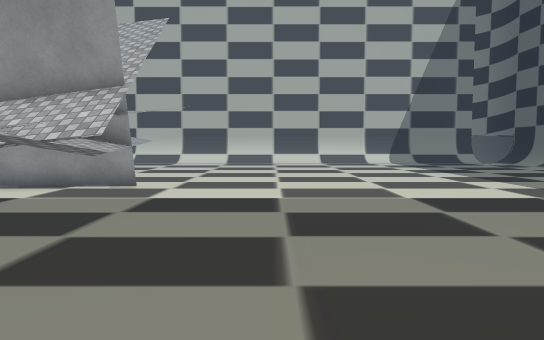
view 1 (above)

24 first-person views from a walk through a 3-D level made in the Unity game engine. The camera is 1.3 m above the floor, tilts 4° down and sees 70° across. The floor is counted in squares, 1 m on a side. Each view is taken from the middle of a square. On the plan, view 1 faces up. The plan holds only what a view shows up to about 16 squares ahead; the rest is blank. Some animated figures are left out. Some surface patterns are stand-ins.

view 2
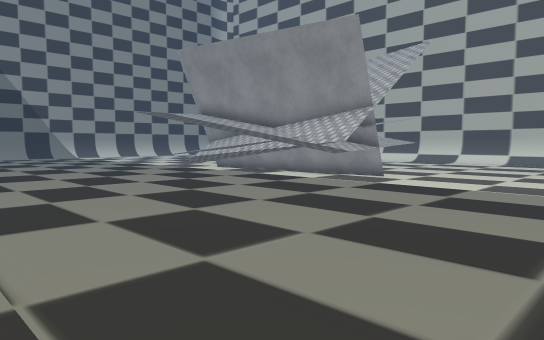

view 3
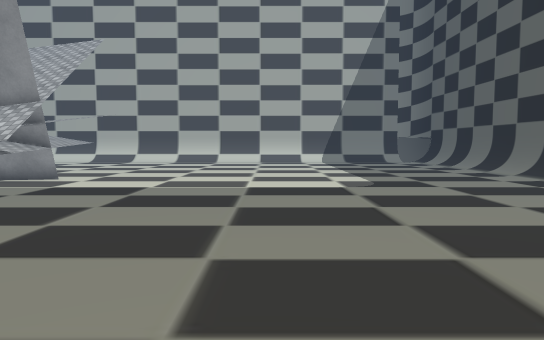

view 4
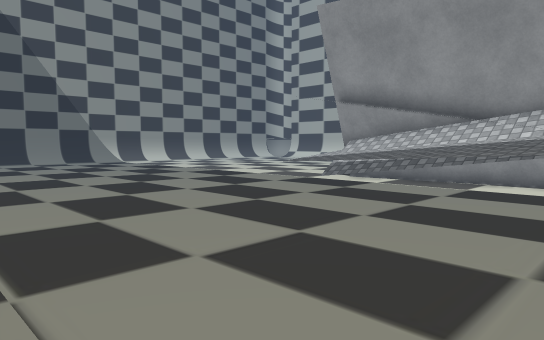

view 5
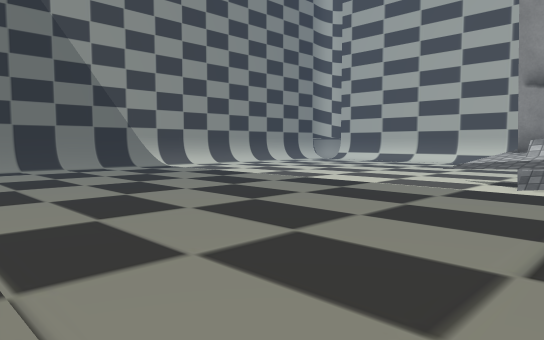

view 6
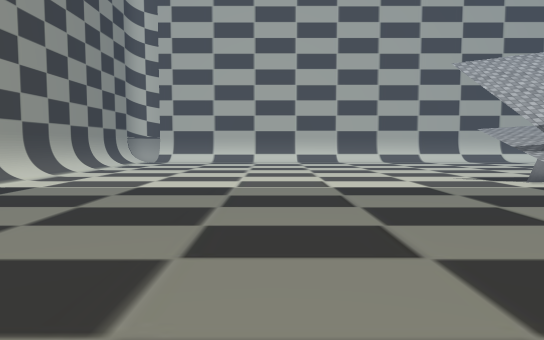

view 7
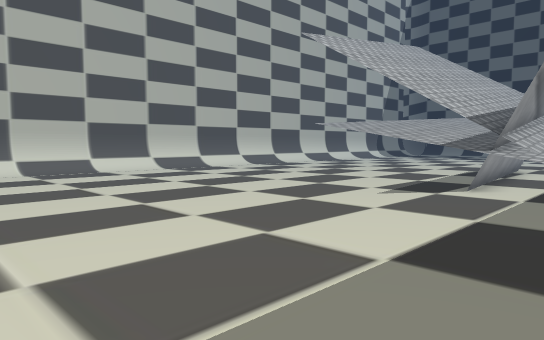

view 8
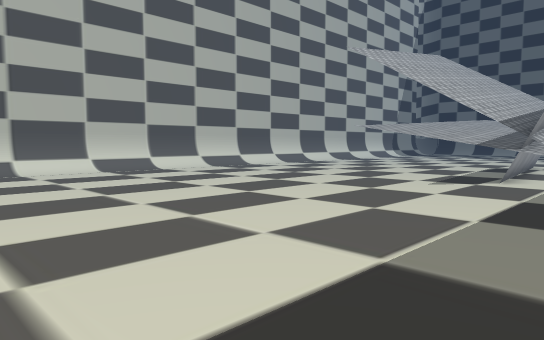

view 9
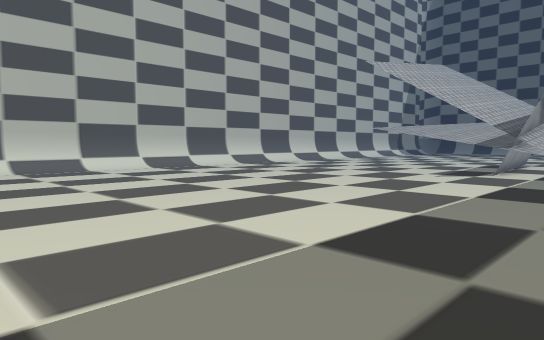

view 10
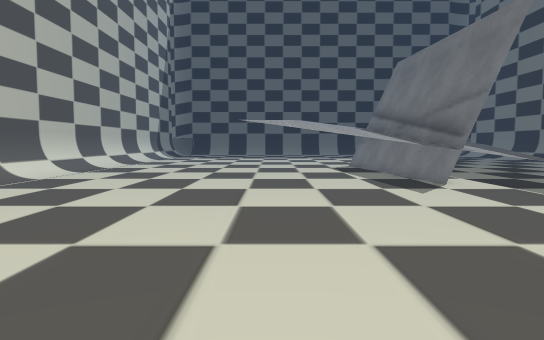

view 11
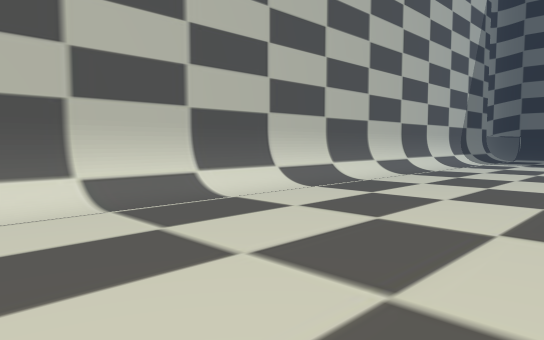

view 12
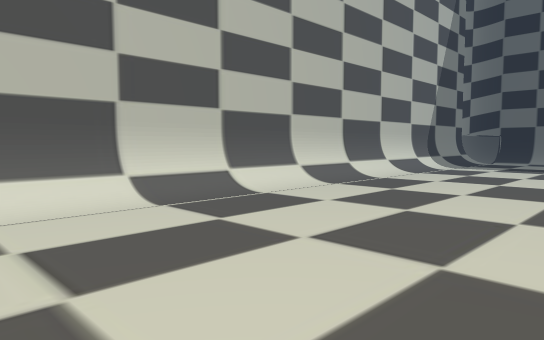

view 13
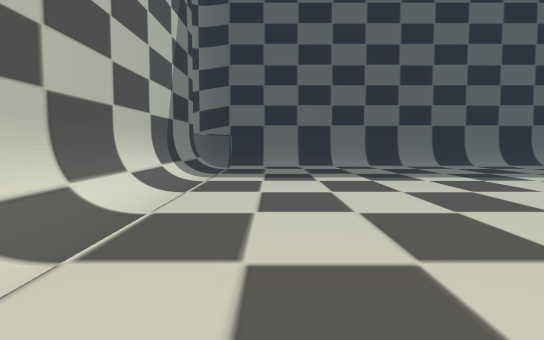

view 14
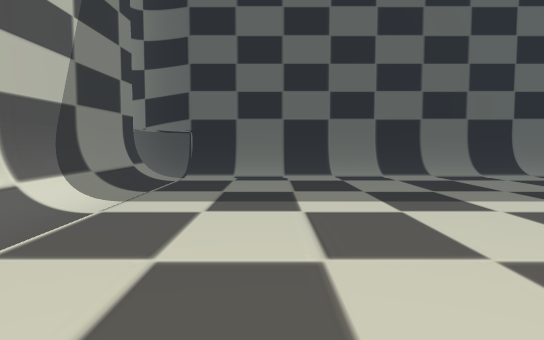

view 15
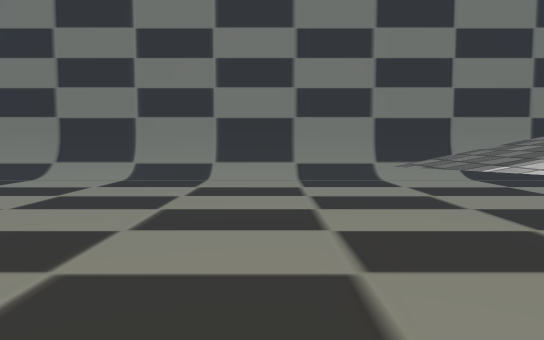

view 16
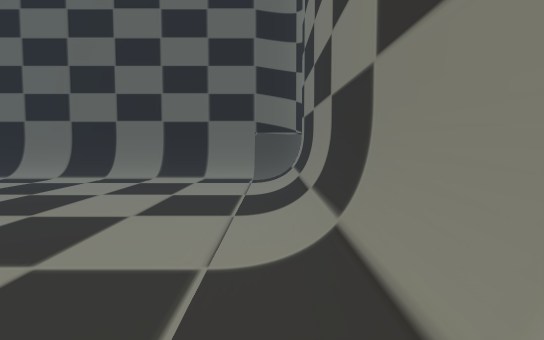

view 17
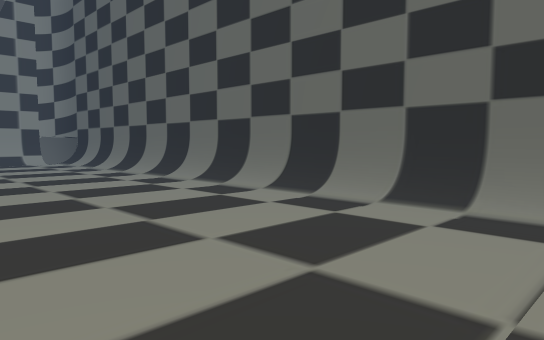

view 18
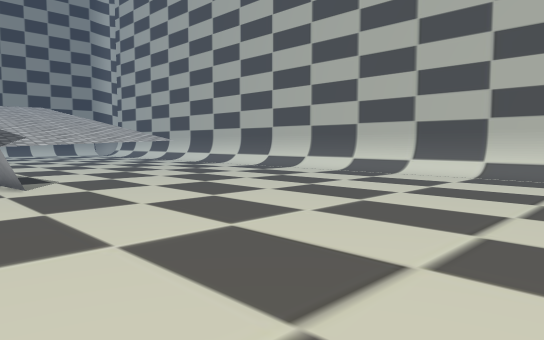

view 19
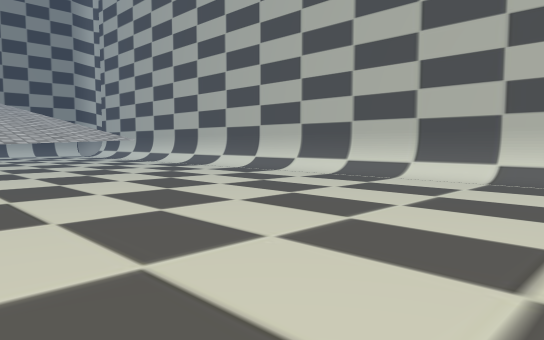

view 20
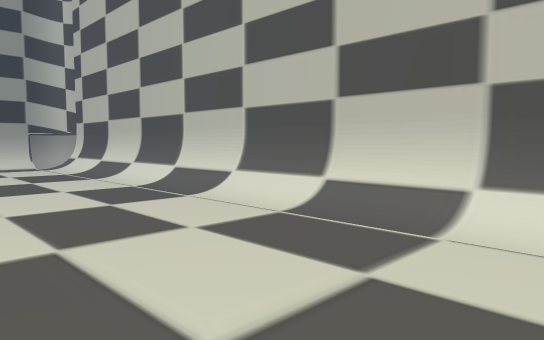

view 21
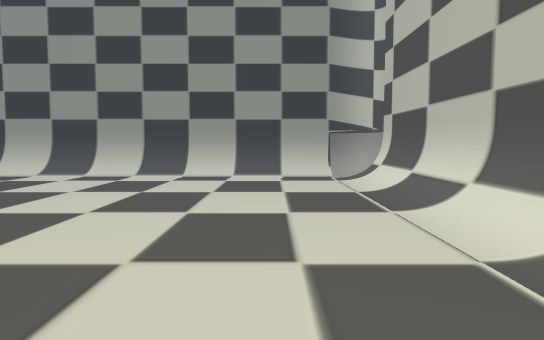

view 22
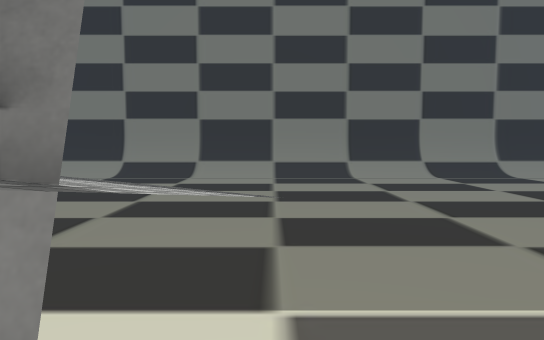

view 23
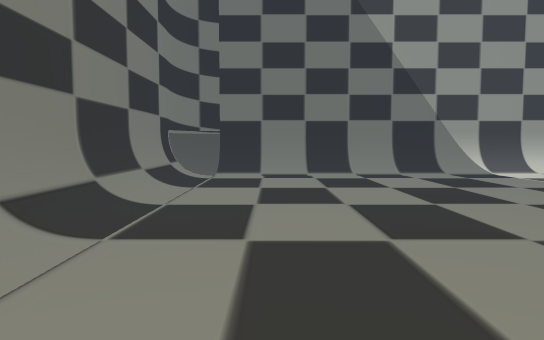

view 24
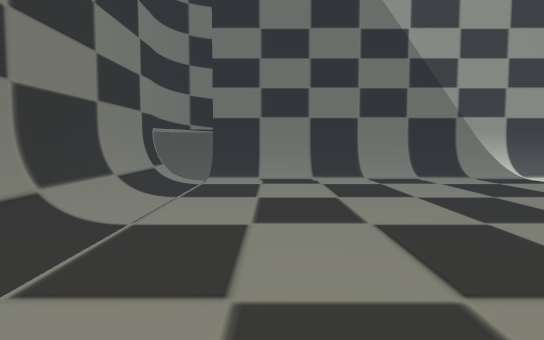

### Floor plan
Key: @ floor where view 1 was taken; # wall or solid block; . floor; / step, stairs or slope; ^ raised ledge; T thing the floor can be seen under or through.
Columns run from 33 left of view 1 to 15 right of it. Each row starts with its distance up from view 1.
 26 #################################################
 25 #///////////////////////////////////////////////#
 24 #...............................................#
 23 #...............................................#
 22 #...............................................#
 21 #...............................................#
 20 #...............................................#
 19 #...............................................#
 18 #...............................................#
 17 #...............................................#
 16 #.........................   ...................#
 15 #.........................^  ...................#
 14 #................... .....^ T...................#
 13 #..................  .^...^ T...................#
 12 #..................^^^  ..^ TT..................#
 11 #..................#######TTTT..................#
 10 #..................^#####   ##..................#
  9 #.................^^#^^##^^^^...................#
  8 #.................^^#^###^^^^^..................#
  7 #...................#.###^^^^^..................#
  6 #......................##^^^^...................#
  5 #.........................^^....................#
  4 #...............................................#
  3 #...............................................#
  2 #...............................................#
  1 #...............................................#
  0 #................................@..............#
 -1 #...............................................#
 -2 #...............................................#
 -3 #///////////////////////////////////////////////#
 -4 #################################################

Positions as (right, up) in squares from view 1, and headings:
1: (0, 0), facing up
2: (4, -3), facing up-left
3: (4, -3), facing up
4: (-5, -3), facing up-left
5: (-11, -3), facing up-left
6: (-23, -3), facing up
7: (-25, 7), facing up-right
8: (-28, 7), facing up-right
9: (-31, 6), facing up-right
10: (-26, 16), facing right
11: (-18, 17), facing up-right
12: (-13, 17), facing up-right
13: (-7, 22), facing right
14: (-1, 21), facing right
15: (-2, 11), facing down
16: (-1, -3), facing right
17: (6, -3), facing up-right
18: (8, 9), facing up-left
19: (7, 11), facing up-left
20: (-10, 19), facing up-left
21: (-17, 22), facing left
22: (-15, 12), facing down
23: (-16, 0), facing left
24: (-18, 0), facing left
